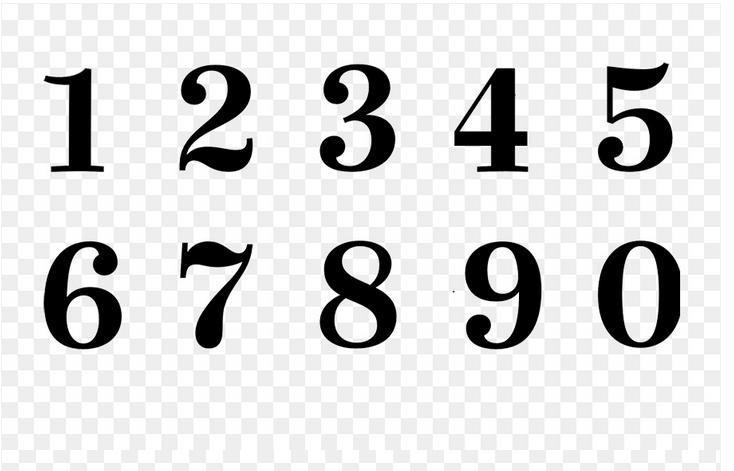
#> input picture tessaract-OCR-Basics/test.PNG, 734 x 471 px
$ python ascii_convertor.py tessaract-OCR-Basics/test.PNG
#> lines starting #> are read from the running program, lines starting #| are printed output that depends on the picture
import sys
from PIL import Image

# pass the image as command line argument
image_path = sys.argv[1]
img = Image.open(image_path)
#> img is the input picture: PIL image 734x471 RGBA; mean R, G, B, A 220, 220, 220, 255

# resize the image
width, height = img.size
#> width = 734; height = 471
aspect_ratio = height/width
#> aspect_ratio = 0.642
new_width = 120
new_height = aspect_ratio * new_width * 0.55
#> new_height = 42.35
img = img.resize((new_width, int(new_height)))
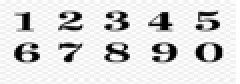
#> img: PIL image 120x42 RGBA (shown 2 times larger); mean R, G, B, A 220.2, 220.2, 220.2, 255
# new size of image
# print(img.size)

# convert image to greyscale format
img = img.convert('L')
#> img: PIL image 120x42 L

pixels = img.getdata()

# replace each pixel with a character from array
chars = ["B","S","#","&","@","$","%","*","!",":","."]
new_pixels = [chars[pixel//25] for pixel in pixels]
#> new_pixels = 5040 items, first 6: '.', '.', '.', ':', ':', ':'
new_pixels = ''.join(new_pixels)

# split string of chars into multiple strings of length equal to new width and create a list
new_pixels_count = len(new_pixels)
#> new_pixels_count = 5040
ascii_image = [new_pixels[index:index + new_width] for index in range(0, new_pixels_count, new_width)]
#> ascii_image = 42 items
ascii_image = "\n".join(ascii_image)
print(ascii_image)

# write to a text file.
with open("ascii_image.txt", "w") as f:
 f.write(ascii_image)
